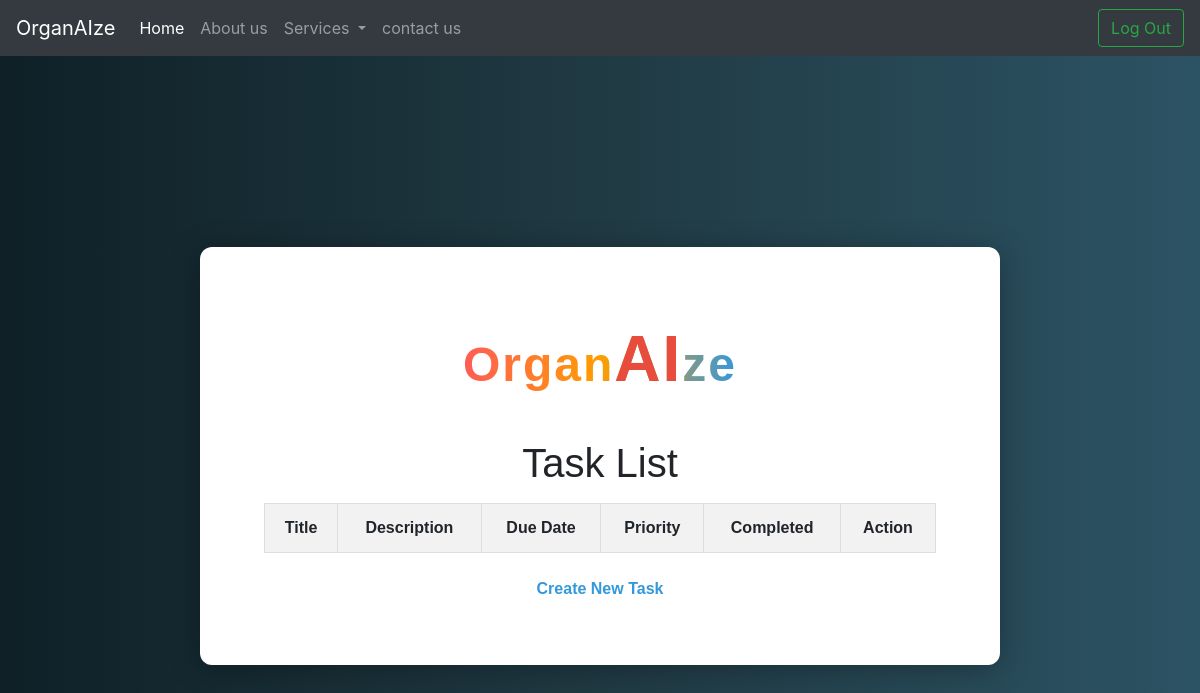
Page /task/ on the earlier database version.
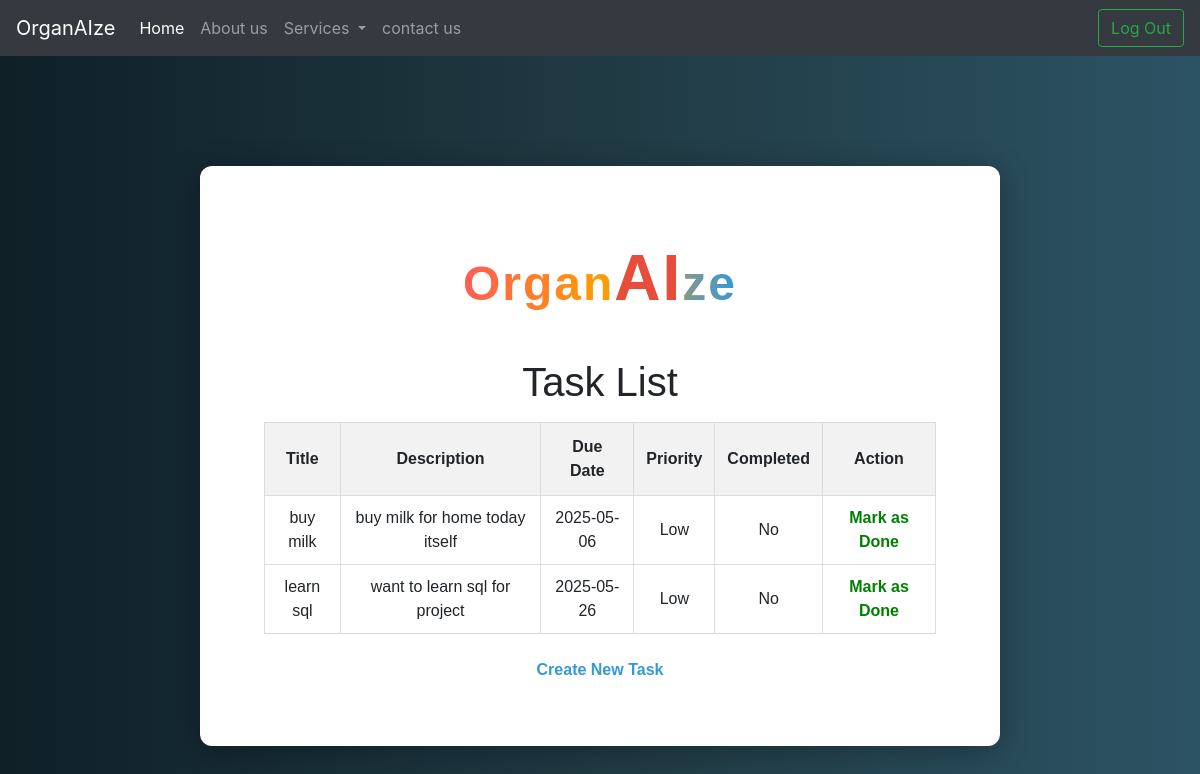
Same page on the later database version.
### home/models.py (models this page shows, shortened)
class PriorityTask(models.Model):
    title = models.CharField(max_length=200)
    description = models.TextField(blank=True)
    due_date = models.DateField(null=True, blank=True)
    completed = models.BooleanField(default=False)
    priority = models.CharField(
        max_length=10,
        choices=[('Low', 'Low'), ('Medium', 'Medium'), ('High', 'High')],
        default='Low'
    )

### home/views.py (the view)
# urls.py: path('task/',views.task_list,name='list'),
def task_list(request):
    priority_order = {'High': 0, 'Medium': 1, 'Low': 2}
    tasks = sorted(
        PriorityTask.objects.all(),
        key=lambda t: (priority_order.get(t.priority, 0), t.due_date if t.due_date else date.max)
    )
    return render(request, 'task.html', {'tasks': tasks})

### templates/task.html (shortened to what this page needs)
{% extends "base.html" %}
{% block body %}
<div style="font-family: Arial, sans-serif; background: linear-gradient(to right, #0f2027, #203a43, #2c5364); display: flex; justify-content: center; align-items: center; height: 100vh; margin: 0;">
    <div style="background: white; padding: 4rem; border-radius: 12px; box-shadow: 0 4px 30px rgba(0,0,0,0.3); width: 90%; max-width: 800px; text-align: center;">
        <div style="font-family: 'Orbitron', sans-serif; font-size: 2.5rem; margin-bottom: 2rem; color: #2c3e50;">
            <span style="font-size: 3rem; font-weight: bold; background: linear-gradient(to right, #ff5c57, #ff9d00, #3498db); -webkit-background-clip: text; color: transparent; letter-spacing: 2px;">Organ<span style="font-size: 4rem; color: #e74c3c; font-weight: bold;">AI</span>ze</span>
        </div>
        <h1>Task List</h1>
        <table style="width: 100%; border-collapse: collapse; margin-top: 1rem;">
            <thead>
                <tr style="background-color: #f2f2f2;">
                    <th style="padding: 12px; border: 1px solid #ddd;">Title</th>
                    <th  style="padding: 12px; border: 1px solid #ddd;">Description</th>
                    <th style="padding: 12px; border: 1px solid #ddd;">Due Date</th>
                    <th style="padding: 12px; border: 1px solid #ddd;">Priority</th>
                    <th style="padding: 12px; border: 1px solid #ddd;">Completed</th>
                    <th style="padding: 12px; border: 1px solid #ddd;">Action</th>
                </tr>
            </thead>
            <tbody>
                {% for task in tasks %}
                <tr>
                    <td style="padding: 10px; border: 1px solid #ddd;">{{ task.title }}</td>
                    <td style="padding: 10px; border: 1px solid #ddd;">{{ task.description }}</td>
                    <td style="padding: 10px; border: 1px solid #ddd;">{{ task.due_date|date:"Y-m-d" }}</td>
                    <td style="padding: 10px; border: 1px solid #ddd;">
                        {% if task.priority == 1 %}
                            High
                        {% elif task.priority == 2 %}
                            Medium
                        {% else %}
                            Low
                        {% endif %}
                    </td>
                    <td style="padding: 10px; border: 1px solid #ddd;">
                        {% if task.completed %}
                            Yes
                        {% else %}
                            No
                        {% endif %}
                    </td>
                    <td style="padding: 10px; border: 1px solid #ddd;">
                        {% if not task.completed %}
                            <a href="{% url 'mark_as_done' task.id %}" style="color: green; text-decoration: none; font-weight: bold;">Mark as Done</a>
                        {% else %}
                            <span class="completed" style="color: gray; font-weight: bold;">Completed</span>
                        {% endif %}
                    </td>
                </tr>
                {% endfor %}
            </tbody>
        </table>
        <br>
        <a href="{% url 'task_create' %}" style="color: #3498db; text-decoration: none; font-weight: bold;">Create New Task</a>
    </div>
</div>
{% endblock %}

### templates/base.html (shortened to what this page needs)
<!doctype html>
<html lang="en">
  <head>
    <link rel="stylesheet" href="https://cdn.jsdelivr.net/npm/bootstrap@4.6.2/dist/css/bootstrap.min.css">
  </head>
  <body style="background-color:rgba(0,0,0,0.3);">
    <nav class="navbar navbar-expand-lg navbar-dark bg-dark">
        <a class="navbar-brand" href="#">OrganAIze</a>
        <div class="collapse navbar-collapse" id="navbarSupportedContent">
          <ul class="navbar-nav mr-auto">
            <li class="nav-item active">
              <a class="nav-link" href="/">Home <span class="sr-only">(current)</span></a>
            </li>
            <li class="nav-item">
              <a class="nav-link" href="/about">About us</a>
            </li>
            <li class="nav-item dropdown">
              <a class="nav-link dropdown-toggle" href="" role="button" data-toggle="dropdown" aria-expanded="false">
                Services
              </a>
            </li>
            <li class="nav-item">
                <a class="nav-link" href="/contact">contact us</a>
              </li>
          </ul>
          <a class="form-inline my-2 my-lg-0" href="/logout">
            <button class="btn btn-outline-success my-2 my-sm-0"  type="submit">Log Out</button>
          </a>
        </div>
      </nav>
    {% block body %}{% endblock body %}
  </body>
</html>

Differences in the rows shown:
added PriorityTask: title "buy milk", description "buy milk for home today itself", due_date "2025-05-06", priority "Low", completed "No"
added PriorityTask: title "learn sql", description "want to learn sql for project", due_date "2025-05-26", priority "Low", completed "No"
